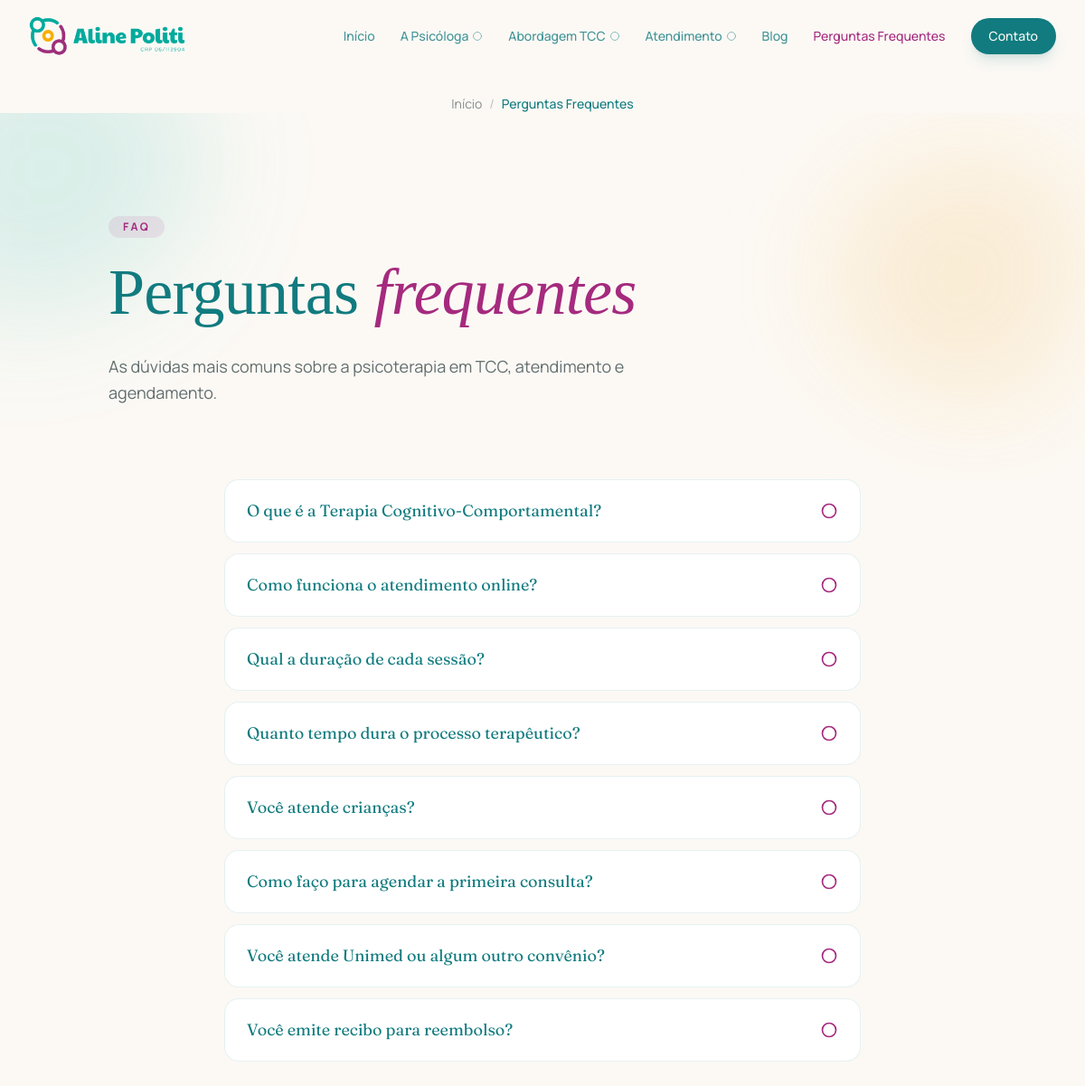
Screenshot of /perguntas-frequentes with the database file from the repository.
### tables this page shows
CREATE TABLE IF NOT EXISTS faq (
  id        INT UNSIGNED AUTO_INCREMENT PRIMARY KEY,
  pergunta  VARCHAR(255) NOT NULL,
  resposta  TEXT NOT NULL,
  ordem     INT NOT NULL DEFAULT 0,
  ativo     TINYINT(1) NOT NULL DEFAULT 1
);

### views/perguntas-frequentes.php (the view, shortened to what this page needs)
<?php
$faq = faq_items();
page_hero('Perguntas', 'frequentes', 'FAQ', 'As dúvidas mais comuns sobre a psicoterapia em TCC, atendimento e agendamento.');
?>
<section class="max-w-3xl mx-auto px-6 lg:px-8 pb-16">
  <div class="space-y-3">
    <?php foreach ($faq as $f): ?>
      <details class="group bg-white border border-teal-dark/10 rounded-2xl px-6">
        <summary class="flex items-center justify-between gap-4 cursor-pointer list-none font-heading text-lg text-teal-dark py-5">
          <span><?= e($f['q']) ?></span>
          <span class="text-magenta transition-transform group-open:rotate-180"><?= icon('chevron-down', 'size-5') ?></span>
        </summary>
      </details>
    <?php endforeach; ?>
  </div>
</section>

### app/components.php (shortened to what this page needs)
<?php
function is_active(string $to): bool
{
    $p = current_path();
    if ($to === '/') {
        return $p === '/';
    }
    return $p === $to || str_starts_with($p, $to . '/');
}
function render_header(): void
{
    $nav = get_nav();
    ?>
    <header class="site-header sticky top-0 z-50">
      <div class="max-w-7xl mx-auto px-5 lg:px-8 h-20 flex items-center justify-between gap-6">
        <a href="<?= url('/') ?>" class="flex items-center gap-3 shrink-0" aria-label="Aline Politi — Início">
          <img src="<?= asset('logo.png') ?>" alt="Aline Politi — Psicóloga" class="site-logo w-auto" width="160" height="40">
        </a>
        <nav class="hidden lg:flex items-center gap-7 text-sm font-medium text-teal-dark/80" aria-label="Principal">
          <?php foreach ($nav as $item): if ($item['label'] === 'Contato') continue; ?>
            <?php if (!empty($item['children'])): ?>
              <div class="group relative">
                <a href="<?= url($item['to']) ?>" aria-haspopup="true"<?= is_active($item['to']) ? ' aria-current="page"' : '' ?>
                   class="flex items-center gap-1 hover:text-magenta transition-colors py-2 <?= is_active($item['to']) ? 'text-magenta' : '' ?>">
                  <?= e($item['label']) ?>
                  <?= icon('chevron-down', 'size-3 opacity-60 transition-transform duration-300 group-hover:rotate-180') ?>
                </a>
              </div>
            <?php else: ?>
              <a href="<?= url($item['to']) ?>"<?= is_active($item['to']) ? ' aria-current="page"' : '' ?>
                 class="hover:text-magenta transition-colors <?= is_active($item['to']) ? 'text-magenta' : '' ?>">
                <?= e($item['label']) ?>
              </a>
            <?php endif; ?>
          <?php endforeach; ?>
          <a href="<?= url('/contato') ?>"
             class="px-5 py-2.5 bg-teal-dark text-cream rounded-full hover:bg-teal-mid transition-all shadow-lg shadow-teal-dark/15">
            Contato
          </a>
        </nav>
      </div>
    </header>
    <?php
}
    ?>
    <?php
function page_hero(string $title, string $italic = '', string $eyebrow = '', string $intro = ''): void
{
    ?>
    <section class="relative overflow-hidden pt-20 pb-16 lg:pt-28 lg:pb-20">
      <div class="absolute -top-24 -left-24 size-80 bg-teal-mid/15 blob-1 blur-3xl" aria-hidden="true"></div>
      <div class="absolute top-10 right-0 size-72 bg-amber/15 blob-2 blur-3xl" aria-hidden="true"></div>
      <div class="relative max-w-5xl mx-auto px-6 lg:px-8">
        <?php if ($eyebrow): ?>
          <span class="inline-block px-4 py-1 rounded-full bg-magenta/10 text-magenta text-xs font-bold tracking-[0.2em] uppercase mb-6"><?= e($eyebrow) ?></span>
        <?php endif; ?>
        <h1 class="font-display text-5xl md:text-7xl text-teal-dark leading-[0.95] max-w-3xl">
          <?= e($title) ?> <?php if ($italic): ?><em class="font-display italic text-magenta"><?= e($italic) ?></em><?php endif; ?>
        </h1>
        <?php if ($intro): ?><p class="mt-8 max-w-2xl text-lg text-ink/70 leading-relaxed"><?= e($intro) ?></p><?php endif; ?>
      </div>
    </section>
    <?php
}
    ?>
    <?php
function page_label_map(): array
{
    return [
        '/a-psicologa' => 'A Psicóloga',
        '/a-psicologa/trajetoria' => 'Trajetória Acadêmica',
        '/a-psicologa/especializacoes' => 'Especializações',
        '/a-psicologa/pesquisas' => 'Pesquisas & Artigos',
        '/a-psicologa/pesquisas/mestrado' => 'Mestrado (USP)',
        '/a-psicologa/pesquisas/graduacao' => 'Graduação (UNAERP)',
        '/a-psicologa/valores' => 'Missão & Valores',
        '/abordagem-tcc' => 'Abordagem TCC',
        '/abordagem-tcc/o-que-e' => 'O que é a TCC?',
        '/abordagem-tcc/orientacao-de-pais' => 'Orientação de Pais',
        '/abordagem-tcc/supervisao' => 'Supervisão para Psicólogos',
        '/atendimento' => 'Atendimento',
        '/atendimento/presencial' => 'Atendimento Presencial',
        '/atendimento/online' => 'Atendimento Online',
        '/blog' => 'Blog',
        '/perguntas-frequentes' => 'Perguntas Frequentes',
        '/contato' => 'Contato',
    ];
}
function render_breadcrumbs(): void
{
    $path = current_path();
    $map = page_label_map();
    $trail = [['label' => 'Início', 'to' => '/']];
    if (str_starts_with($path, '/blog/')) {
        $trail[] = ['label' => 'Blog', 'to' => '/blog'];
        $trail[] = ['label' => $GLOBALS['breadcrumb_leaf'] ?? 'Artigo', 'to' => $path];
    } else {
        $cur = '';
        foreach (explode('/', trim($path, '/')) as $seg) {
            $cur .= '/' . $seg;
            $trail[] = ['label' => $map[$cur] ?? ucfirst($seg), 'to' => $cur];
        }
    }
    echo '<nav aria-label="Trilha de navegação" class="max-w-7xl mx-auto px-6 lg:px-8 pt-6 text-sm text-ink/55">';
    echo '<ol class="flex flex-wrap items-center gap-2">';
    $last = count($trail) - 1;
    foreach ($trail as $i => $c) {
        if ($i === $last) {
            echo '<li class="text-teal-dark font-medium" aria-current="page">' . e($c['label']) . '</li>';
        } else {
            echo '<li><a href="' . url($c['to']) . '" class="hover:text-magenta transition-colors">' . e($c['label']) . '</a></li>';
            echo '<li class="text-ink/30" aria-hidden="true">/</li>';
        }
    }
    echo '</ol></nav>';
}
    ?>

### app/helpers.php (shortened to what this page needs)
<?php
function e(?string $s): string
{
    return htmlspecialchars($s ?? '', ENT_QUOTES | ENT_SUBSTITUTE, 'UTF-8');
}
function url(string $path = '/'): string
{
    return rtrim(BASE_URL, '/') . $path;
}
function asset(string $file): string
{
    return url('/assets/' . ltrim($file, '/'));
}
function current_path(): string
{
    $p = $GLOBALS['__path'] ?? '/';
    return $p;
}
function get_nav(): array
{
    return [
        ['label' => 'Início', 'to' => '/'],
        [
            'label' => 'A Psicóloga', 'to' => '/a-psicologa',
            'children' => [
                ['label' => 'Trajetória Acadêmica', 'to' => '/a-psicologa/trajetoria'],
                ['label' => 'Especializações',       'to' => '/a-psicologa/especializacoes'],
                ['label' => 'Pesquisas & Artigos',   'to' => '/a-psicologa/pesquisas'],
                ['label' => 'Missão & Valores',      'to' => '/a-psicologa/valores'],
            ],
        ],
        [
            'label' => 'Abordagem TCC', 'to' => '/abordagem-tcc',
            'children' => [
                ['label' => 'O que é a TCC?',            'to' => '/abordagem-tcc/o-que-e'],
                ['label' => 'Orientação de Pais',        'to' => '/abordagem-tcc/orientacao-de-pais'],
                ['label' => 'Supervisão para Psicólogos','to' => '/abordagem-tcc/supervisao'],
            ],
        ],
        [
            'label' => 'Atendimento', 'to' => '/atendimento',
            'children' => [
                ['label' => 'Atendimento Presencial', 'to' => '/atendimento/presencial'],
                ['label' => 'Atendimento Online',     'to' => '/atendimento/online'],
            ],
        ],
        ['label' => 'Blog', 'to' => '/blog'],
        ['label' => 'Perguntas Frequentes', 'to' => '/perguntas-frequentes'],
        ['label' => 'Contato', 'to' => '/contato'],
    ];
}
function icon(string $name, string $class = 'size-5'): string
{
    $paths = [
        'arrow-right'     => '<path d="M5 12h14"/><path d="m12 5 7 7-7 7"/>',
        'heart-handshake' => '<path d="M19 14c1.49-1.46 3-3.21 3-5.5A5.5 5.5 0 0 0 16.5 3c-1.76 0-3 .5-4.5 2-1.5-1.5-2.74-2-4.5-2A5.5 5.5 0 0 0 2 8.5c0 2.29 1.49 4.04 3 5.5l7 7Z"/>',
        'users'           => '<path d="M16 21v-2a4 4 0 0 0-4-4H6a4 4 0 0 0-4 4v2"/><circle cx="9" cy="7" r="4"/><path d="M22 21v-2a4 4 0 0 0-3-3.87"/><path d="M16 3.13a4 4 0 0 1 0 7.75"/>',
        'graduation-cap'  => '<path d="M21.42 10.92a1 1 0 0 0-.02-1.84L12.83 5.18a2 2 0 0 0-1.66 0L2.6 9.08a1 1 0 0 0 0 1.83l8.57 3.91a2 2 0 0 0 1.66 0z"/><path d="M22 10v6"/><path d="M6 12.5V16a6 3 0 0 0 12 0v-3.5"/>',
        'sparkles'        => '<path d="M9.94 14.06 8.5 14.06l-6.14-1.58a.5.5 0 0 1 0-.96L8.5 9.94 9.94 3.8a.5.5 0 0 1 .96 0l1.58 6.14L18.62 12l-6.14 1.58z"/>',
        'brain'           => '<path d="M12 5a3 3 0 0 0-3 3 3 3 0 0 0-3 3 3 3 0 0 0 0 6 3 3 0 0 0 3 2 3 3 0 0 0 3-1"/><path d="M12 5a3 3 0 0 1 3 3 3 3 0 0 1 3 3 3 3 0 0 1 0 6 3 3 0 0 1-3 2 3 3 0 0 1-3-1"/><path d="M12 5v14"/>',
        'map-pin'         => '<path d="M20 10c0 6-8 12-8 12s-8-6-8-12a8 8 0 0 1 16 0Z"/><circle cx="12" cy="10" r="3"/>',
        'monitor'         => '<rect width="20" height="14" x="2" y="3" rx="2"/><line x1="8" x2="16" y1="21" y2="21"/><line x1="12" x2="12" y1="17" y2="21"/>',
        'menu'            => '<line x1="4" x2="20" y1="6" y2="6"/><line x1="4" x2="20" y1="12" y2="12"/><line x1="4" x2="20" y1="18" y2="18"/>',
        'x'               => '<path d="M18 6 6 18"/><path d="m6 6 12 12"/>',
        'chevron-down'    => '<path d="m6 9 6 6 6-6"/>',
        'instagram'       => '<rect width="20" height="20" x="2" y="2" rx="5" ry="5"/><path d="M16 11.37A4 4 0 1 1 12.63 8 4 4 0 0 1 16 11.37z"/><line x1="17.5" x2="17.51" y1="6.5" y2="6.5"/>',
        'mail'            => '<rect width="20" height="16" x="2" y="4" rx="2"/><path d="m22 7-8.97 5.7a1.94 1.94 0 0 1-2.06 0L2 7"/>',
        'phone'           => '<path d="M22 16.92v3a2 2 0 0 1-2.18 2 19.79 19.79 0 0 1-8.63-3.07 19.5 19.5 0 0 1-6-6 19.79 19.79 0 0 1-3.07-8.67A2 2 0 0 1 4.11 2h3a2 2 0 0 1 2 1.72c.13.96.36 1.9.7 2.81a2 2 0 0 1-.45 2.11L8.09 9.91a16 16 0 0 0 6 6l1.27-1.27a2 2 0 0 1 2.11-.45c.91.34 1.85.57 2.81.7A2 2 0 0 1 22 16.92z"/>',
        'message-circle'  => '<path d="M7.9 20A9 9 0 1 0 4 16.1L2 22Z"/>',
    ];
    $body = $paths[$name] ?? '<circle cx="12" cy="12" r="9"/>';
    return '<svg xmlns="http://www.w3.org/2000/svg" class="' . e($class) . '" viewBox="0 0 24 24" '
        . 'fill="none" stroke="currentColor" stroke-width="2" stroke-linecap="round" '
        . 'stroke-linejoin="round" aria-hidden="true">' . $body . '</svg>';
}
function faq_items(): array
{
    $pdo = db();
    if ($pdo) {
        try {
            $rows = $pdo->query('SELECT pergunta, resposta FROM faq WHERE ativo = 1 ORDER BY ordem, id')->fetchAll();
            if ($rows) {
                return array_map(fn($r) => ['q' => $r['pergunta'], 'a' => $r['resposta']], $rows);
            }
        } catch (Throwable $e) {
            error_log('[alinepoliti] faq: ' . $e->getMessage());
        }
    }
    return faq_default();
}

### public/index.php (shortened to what this page needs)
<?php
require APP . '/helpers.php';
require APP . '/components.php';
$uri  = parse_url($_SERVER['REQUEST_URI'] ?? '/', PHP_URL_PATH) ?? '/';
$path = '/' . trim(urldecode($uri), '/');
$routes = routes_table();
if (isset($routes[$path])) {
    $meta = $routes[$path];
    if ($path === '/perguntas-frequentes') {
        $meta['jsonld'] = build_faq_jsonld();
    }
    render($meta['view'], $meta);
} else {
    http_response_code(404);
    render('404.php', [
        'title'       => 'Página não encontrada — Aline Politi',
        'description' => 'A página que você procura não existe ou foi movida.',
    ]);
}
function render(string $view, array $meta, array $vars = []): void
{
    extract($vars, EXTR_SKIP);
    include VIEWS . '/' . $view;
    $content = ob_get_clean();
    include APP . '/layout.php';
}
function build_faq_jsonld(): string
{
    $main = array_map(fn($f) => [
        '@type' => 'Question',
        'name' => $f['q'],
        'acceptedAnswer' => ['@type' => 'Answer', 'text' => $f['a']],
    ], faq_items());
    return json_encode([
        '@context' => 'https://schema.org',
        '@type' => 'FAQPage',
        'mainEntity' => $main,
    ], JSON_UNESCAPED_SLASHES | JSON_UNESCAPED_UNICODE);
}

### app/layout.php (shortened to what this page needs)
<!doctype html>
<html lang="pt-BR">
<head>
  <script src="https://cdn.tailwindcss.com"></script>
</head>
<body class="min-h-screen flex flex-col bg-cream text-ink">
  <?php render_header(); ?>
  <?php render_breadcrumbs(); ?>
  <main id="conteudo" class="flex-1"><?= $content ?></main>
</body>
</html>

### app/layout.php (style rules this page uses)
body { font-family:"Manrope",ui-sans-serif,system-ui,sans-serif;-webkit-font-smoothing:antialiased;text-rendering:optimizeLegibility; }
h1,h2,h3,h4 { font-family:"Fraunces",ui-serif,Georgia,serif;letter-spacing:-0.01em; }
.font-display { font-family:"Cormorant Garamond",ui-serif,Georgia,serif; }
.font-heading { font-family:"Fraunces",ui-serif,Georgia,serif; }
.blob-1 { border-radius:40% 60% 70% 30% / 40% 50% 60% 40%; }
.blob-2 { border-radius:60% 40% 30% 70% / 50% 30% 70% 50%; }
header > div { min-height:80px; }
a,button { transition:color .2s ease, background-color .2s ease, transform .2s ease, box-shadow .2s ease; }
.site-header { transition:background .3s ease, backdrop-filter .3s ease, box-shadow .3s ease, border-color .3s ease; background:rgba(252,249,245,.88); -webkit-backdrop-filter:blur(8px); backdrop-filter:blur(8px); border-bottom:1px solid rgba(17,123,127,.05); }
.site-logo { height:2.25rem; transition:height .3s ease; }
@media (min-width:1024px) { .site-header { background:transparent; -webkit-backdrop-filter:none; backdrop-filter:none; border-bottom-color:transparent; box-shadow:none; } }
@media (min-width:1024px) { .site-header:not(.scrolled) .site-logo { height:2.7rem; } }
.reveal { opacity:0;transform:translateY(20px);transition:opacity .7s cubic-bezier(.2,.7,.2,1),transform .7s cubic-bezier(.2,.7,.2,1); }
.reveal.is-visible { opacity:1;transform:none; }
details>summary { transition:color .2s ease; }
html { scroll-behavior:smooth; }

### rows the page displays
faq: pergunta "Como funciona o atendimento online?"
faq: pergunta "Qual a duração de cada sessão?"
faq: pergunta "Como faço para agendar a primeira consulta?"
faq: pergunta "Você emite recibo para reembolso?"

### other values shown
$item['label'] "Início"
$item['label'] "A Psicóloga"
$item['label'] "Abordagem TCC"
$item['label'] "Atendimento"
$item['label'] "Blog"
$item['label'] "Perguntas Frequentes"
$c['label'] "Início"
$c['label'] "Perguntas Frequentes"
$eyebrow "FAQ"
$title "Perguntas"
$italic "frequentes"
$intro "As dúvidas mais comuns sobre a psicoterapia em TCC, atendimento e agendamento."
$f['q'] "O que é a Terapia Cognitivo-Comportamental?"
$f['q'] "Quanto tempo dura o processo terapêutico?"
$f['q'] "Você atende crianças?"
